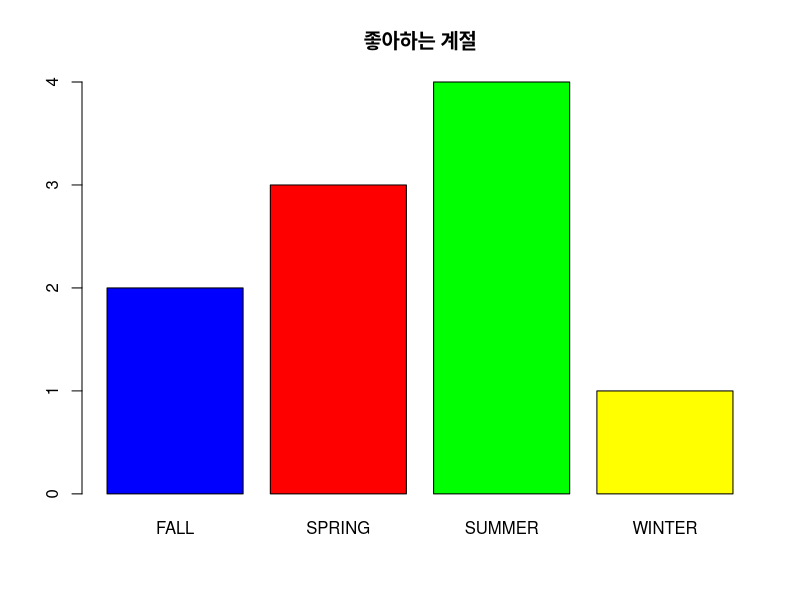

R code for this plot:
favorite <- c('WINTER', 'SUMMER', 'SPRING', 'SUMMER', 'SUMMER',
              'FALL', 'FALL', 'SUMMER', 'SPRING', 'SPRING')
favorite
ds <- table(favorite)
ds
barplot(ds,
        main = '좋아하는 계절',
        col = c('blue', 'red', 'green', 'yellow'))
